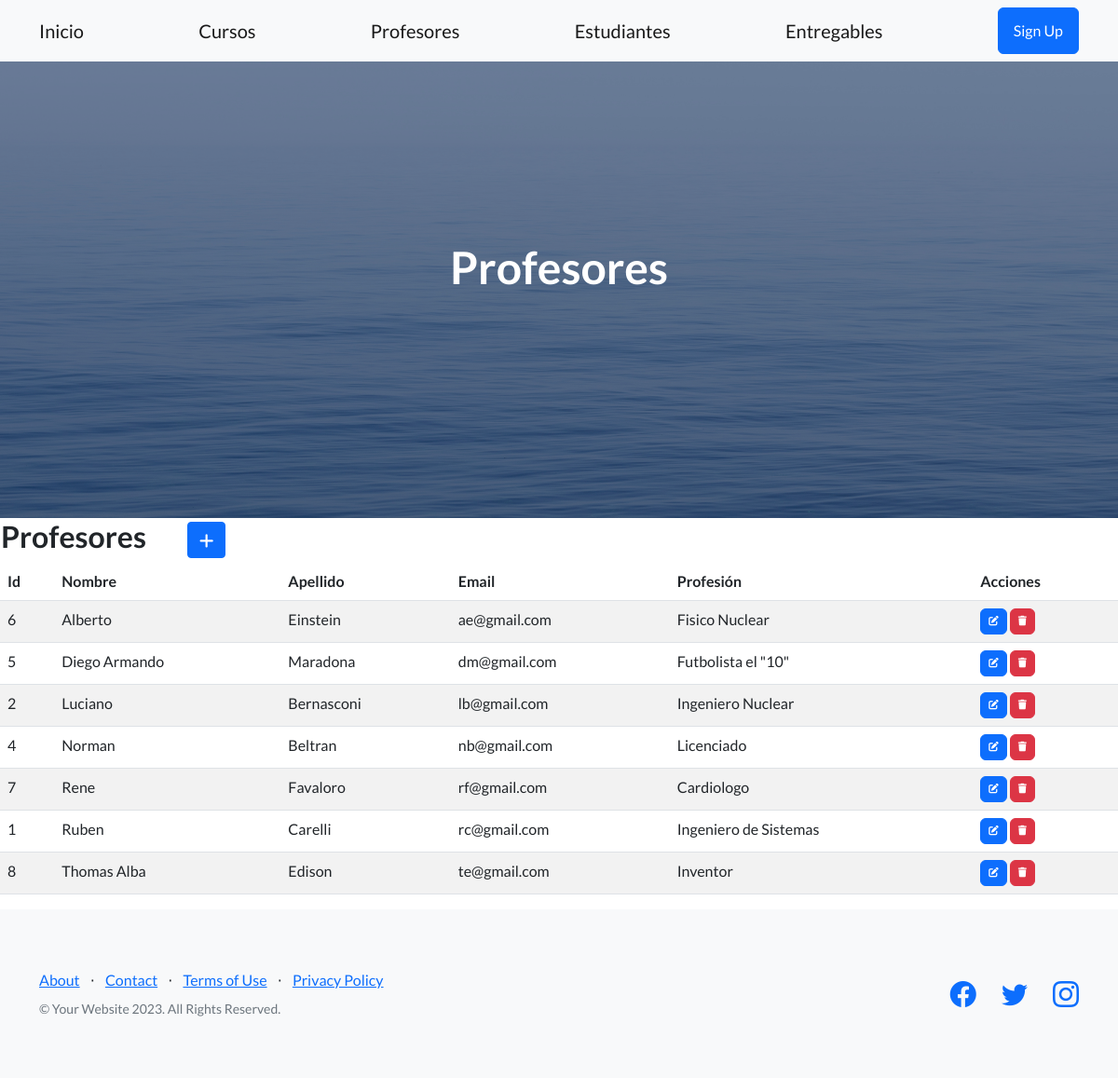
/aplicacion/profesores/, run on the app's committed database.
### aplicacion/models.py (models this page shows, shortened)
class Profesor(models.Model):
    nombre = models.CharField(max_length=50)
    apellido = models.CharField(max_length=50)
    email = models.EmailField()
    profesion = models.CharField(max_length=50)
    class Meta:
        verbose_name = "Profesor"
        verbose_name_plural = "Profesores"
        ordering = ['nombre']

### aplicacion/views.py (the view)
# urls.py: path('profesores/', profesores, name="profesores"),
def profesores(request):
    contexto = {'profesores': Profesor.objects.all()}
    return render(request, "aplicacion/profesores.html", contexto)

### aplicacion/templates/aplicacion/profesores.html (shortened to what this page needs)
{% extends 'aplicacion/home.html' %}
{% block titulo %}
    <h1 class="mb-5">Profesores</h1>
{% endblock titulo %}
{% block contenido %}
<table>
    <tr>
        <td width="200"><h2>Profesores</h2></td>
        <td>
            <a
            href="{% url 'profesorCrear' %}"
            class="btn btn-primary btn-sm"
            >
            </a>
        </td>
    </tr>
</table>
<table class="table table-striped">
    <thead>
        <tr>
            <th>Id</th>
            <th>Nombre</th>
            <th>Apellido</th>
            <th>Email</th>
            <th>Profesión</th>
            <th>Acciones</th>
        </tr>
    </thead>
    <tbody>
{% for p in profesores  %}
        <tr>
            <td>{{ p.id }}</td>
            <td>{{ p.nombre }}</td>
            <td>{{ p.apellido }}</td>
            <td>{{ p.email }}</td>
            <td>{{ p.profesion }}</td>
            <td>
              <a
                href="{% url 'profesorActualizar' p.id %}"
                class="btn btn-primary"
                style="--bs-btn-padding-y: .25rem; --bs-btn-padding-x: .5rem; --bs-btn-font-size: .75rem;"
                >
              </a>
              <a
                href="{% url 'profesorBorrar' p.id %}"
                class="btn btn-danger"
                style="--bs-btn-padding-y: .25rem; --bs-btn-padding-x: .5rem; --bs-btn-font-size: .75rem;"
                >
              </a>
            </td>
        </tr>
{% endfor %}
    </tbody>
</table>
{% endblock contenido %}

### aplicacion/templates/aplicacion/home.html (shortened to what this page needs)
<!DOCTYPE html>
<html lang="en">
    <head>
        {% load static %}
        <link href="https://cdn.jsdelivr.net/npm/bootstrap-icons@1.5.0/font/bootstrap-icons.css" rel="stylesheet" type="text/css" />
        <link href="{% static 'css/styles.css' %}" rel="stylesheet" />
        <link rel="stylesheet" href="https://cdnjs.cloudflare.com/ajax/libs/font-awesome/6.4.0/css/all.min.css">
    </head>
    <body>
        <nav class="navbar navbar-light bg-light static-top">
            <div class="container">
                <a class="navbar-brand" href="#!">Inicio</a>
                <a class="navbar-brand" href="{% url 'cursos' %}">Cursos</a>
                <a class="navbar-brand" href="{% url 'profesores' %}">Profesores</a>
                <a class="navbar-brand" href="{% url 'estudiantes' %}">Estudiantes</a>
                <a class="navbar-brand" href="{% url 'entregables' %}">Entregables</a>
                <a class="btn btn-primary" href="#signup">Sign Up</a>
            </div>
        </nav>
        <header class="masthead">
            <div class="container position-relative">
                <div class="row justify-content-center">
                    <div class="col-xl-6">
                        <div class="text-center text-white">
                            {% block titulo %}{% endblock titulo %}
                        </div>
                    </div>
                </div>
            </div>
        </header>
        {% block contenido %}
        {% endblock contenido %}
        <footer class="footer bg-light">
            <div class="container">
                <div class="row">
                    <div class="col-lg-6 h-100 text-center text-lg-start my-auto">
                        <ul class="list-inline mb-2">
                            <li class="list-inline-item"><a href="#!">About</a></li>
                            <li class="list-inline-item">⋅</li>
                            <li class="list-inline-item"><a href="#!">Contact</a></li>
                            <li class="list-inline-item">⋅</li>
                            <li class="list-inline-item"><a href="#!">Terms of Use</a></li>
                            <li class="list-inline-item">⋅</li>
                            <li class="list-inline-item"><a href="#!">Privacy Policy</a></li>
                        </ul>
                        <p class="text-muted small mb-4 mb-lg-0">&copy; Your Website 2023. All Rights Reserved.</p>
                    </div>
                    <div class="col-lg-6 h-100 text-center text-lg-end my-auto">
                        <ul class="list-inline mb-0">
                            <li class="list-inline-item me-4">
                                <a href="#!"><i class="bi-facebook fs-3"></i></a>
                            </li>
                            <li class="list-inline-item me-4">
                                <a href="#!"><i class="bi-twitter fs-3"></i></a>
                            </li>
                            <li class="list-inline-item">
                                <a href="#!"><i class="bi-instagram fs-3"></i></a>
                            </li>
                        </ul>
                    </div>
                </div>
            </div>
        </footer>
    </body>
</html>

### data on the page
Profesor: id "6", nombre "Alberto", apellido "Einstein", email "ae@gmail.com", profesion "Fisico Nuclear"
Profesor: id "5", nombre "Diego Armando", apellido "Maradona", email "dm@gmail.com", profesion "Futbolista el \"10\""
Profesor: id "2", nombre "Luciano", apellido "Bernasconi", email "lb@gmail.com", profesion "Ingeniero Nuclear"
Profesor: id "4", nombre "Norman", apellido "Beltran", email "nb@gmail.com", profesion "Licenciado"
Profesor: id "7", nombre "Rene", apellido "Favaloro", email "rf@gmail.com", profesion "Cardiologo"
Profesor: id "1", nombre "Ruben", apellido "Carelli", email "rc@gmail.com", profesion "Ingeniero de Sistemas"
Profesor: id "8", nombre "Thomas Alba", apellido "Edison", email "te@gmail.com", profesion "Inventor"
